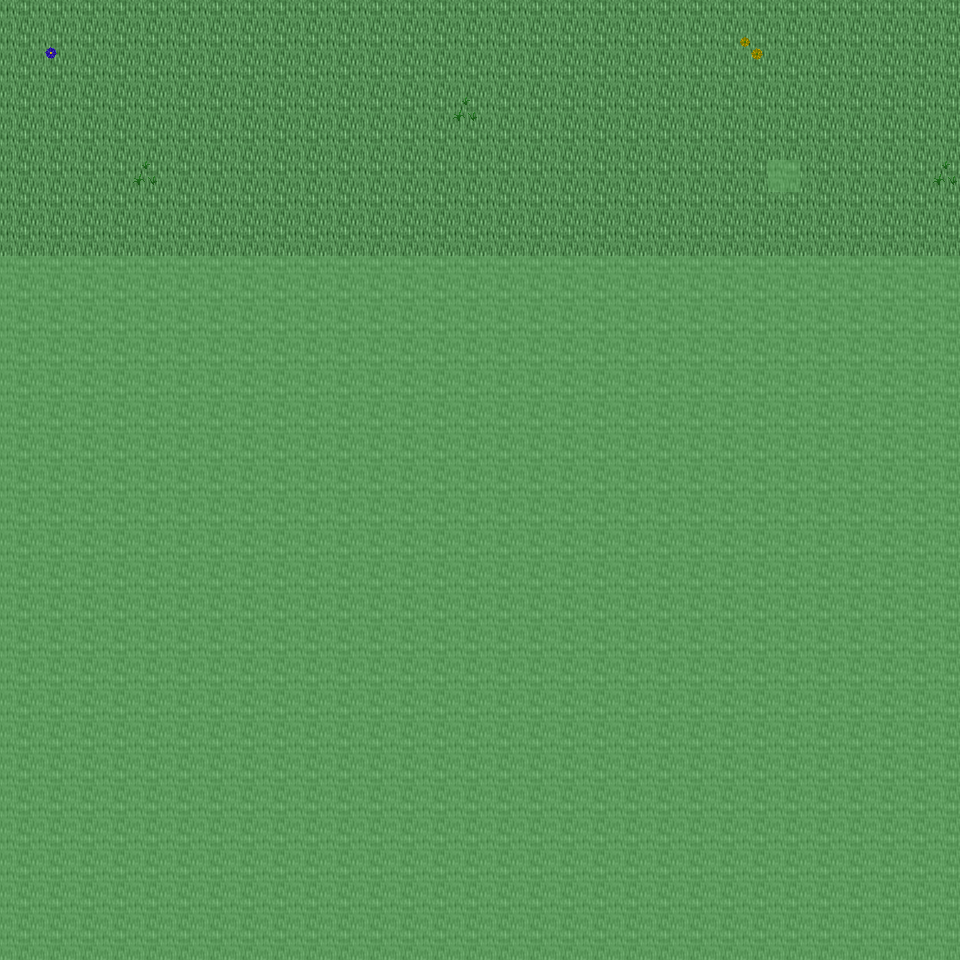

This game map was drawn from its Tiled (.tmx) file and the tilesets committed beside it. A one-line description and the trimmed map source follow:
An orthogonal 30x30 tile map with 32x32 px tiles, 6 tile layers (Ground, Object, Object2, Above, ...), 24 tilesets and 3 objects (3x mapchange).

<map version="1.0" orientation="orthogonal" renderorder="right-down" width="30" height="30" tilewidth="32" tileheight="32" nextobjectid="4">
  <tileset firstgid="1" name="tileset_ground_ground" tilewidth="32" tileheight="32" tilecount="33" columns="3">
    <image source="../drawable/tileset_ground_ground.png" width="96" height="352" />
  </tileset>
  <tileset firstgid="34" name="tileset_ground_water_pool" tilewidth="32" tileheight="32" tilecount="72" columns="3">
    <image source="../drawable/tileset_ground_water_pool.png" width="96" height="768" />
  </tileset>
  <tileset firstgid="106" name="tileset_ground_earth_edges" tilewidth="32" tileheight="32" tilecount="18" columns="6">
    <image source="../drawable/tileset_ground_earth_edges.png" width="192" height="96" />
  </tileset>
  <tileset firstgid="124" name="tileset_ground_grass_edges" tilewidth="32" tileheight="32" tilecount="36" columns="12">
    <image source="../drawable/tileset_ground_grass_edges.png" width="384" height="96" />
  </tileset>
  <tileset firstgid="160" name="tileset_ground_grass_corners" tilewidth="32" tileheight="32" tilecount="24" columns="6">
    <image source="../drawable/tileset_ground_grass_corners.png" width="192" height="128" />
  </tileset>
  <tileset firstgid="184" name="tileset_ground_water_pool_corners" tilewidth="32" tileheight="32" tilecount="72" columns="3">
    <image source="../drawable/tileset_ground_water_pool_corners.png" width="96" height="768" />
  </tileset>
  <tileset firstgid="256" name="tileset_furniture_carpet_carpets" tilewidth="32" tileheight="32" tilecount="8" columns="4">
    <image source="../drawable/tileset_furniture_carpet_carpets.png" width="128" height="64" />
  </tileset>
  <tileset firstgid="264" name="tileset_ground_ridge_earth_dark" tilewidth="32" tileheight="32" tilecount="96" columns="12">
    <image source="../drawable/tileset_ground_ridge_earth_dark.png" width="384" height="256" />
  </tileset>
  <tileset firstgid="360" name="tileset_ground_ridge_earth_pale" tilewidth="32" tileheight="32" tilecount="96" columns="12">
    <image source="../drawable/tileset_ground_ridge_earth_pale.png" width="384" height="256" />
  </tileset>
  <tileset firstgid="456" name="tileset_plant_grasses" tilewidth="32" tileheight="32" tilecount="6" columns="3">
    <image source="../drawable/tileset_plant_grasses.png" width="96" height="64" />
  </tileset>
  <tileset firstgid="462" name="tileset_plant_flower_daisy_red" tilewidth="32" tileheight="32" tilecount="8" columns="2">
    <image source="../drawable/tileset_plant_flower_daisy_red.png" width="64" height="128" />
  </tileset>
  <tileset firstgid="470" name="tileset_plant_flower_daisy_blue" tilewidth="32" tileheight="32" tilecount="8" columns="2">
    <image source="../drawable/tileset_plant_flower_daisy_blue.png" width="64" height="128" />
  </tileset>
  <tileset firstgid="478" name="tileset_plant_flower_daisy_yellow" tilewidth="32" tileheight="32" tilecount="8" columns="2">
    <image source="../drawable/tileset_plant_flower_daisy_yellow.png" width="64" height="128" />
  </tileset>
  <tileset firstgid="486" name="tileset_plant_bush_bushes" tilewidth="32" tileheight="32" tilecount="10" columns="5">
    <image source="../drawable/tileset_plant_bush_bushes.png" width="160" height="64" />
  </tileset>
  <tileset firstgid="496" name="tileset_furniture_table_long_side_on_pale" tilewidth="32" tileheight="32" tilecount="3" columns="3">
    <image source="../drawable/tileset_furniture_table_long_side_on_pale.png" width="96" height="32" />
  </tileset>
  <tileset firstgid="499" name="tileset_plant_stump_small_stump" tilewidth="32" tileheight="32" tilecount="4" columns="2">
    <image source="../drawable/tileset_plant_stump_small_stump.png" width="64" height="64" />
  </tileset>
  <tileset firstgid="503" name="tileset_ground_rock_rocks_2" tilewidth="32" tileheight="32" tilecount="4" columns="2">
    <image source="../drawable/tileset_ground_rock_rocks_2.png" width="64" height="64" />
  </tileset>
  <tileset firstgid="507" name="tileset_ground_ladder_vertical_dark" tilewidth="32" tileheight="32" tilecount="3" columns="3">
    <image source="../drawable/tileset_ground_ladder_vertical_dark.png" width="96" height="32" />
  </tileset>
  <tileset firstgid="510" name="tileset_item_statue_green_stone" tilewidth="32" tileheight="32" tilecount="12" columns="4">
    <image source="../drawable/tileset_item_statue_green_stone.png" width="128" height="96" />
  </tileset>
  <tileset firstgid="522" name="tileset_logic_collision" tilewidth="32" tileheight="32" tilecount="1" columns="1">
    <image source="../drawable/tileset_logic_collision.png" width="32" height="32" />
  </tileset>
  <tileset firstgid="523" name="tileset_furniture_table_long_front_on_pale" tilewidth="32" tileheight="32" tilecount="3" columns="1">
    <image source="../drawable/tileset_furniture_table_long_front_on_pale.png" width="32" height="96" />
  </tileset>
  <tileset firstgid="526" name="tileset_furniture_light_flames" tilewidth="32" tileheight="32" tilecount="6" columns="6">
    <image source="../drawable/tileset_furniture_light_flames.png" width="192" height="32" />
  </tileset>
  <tileset firstgid="532" name="tileset_ground_green_paving" tilewidth="32" tileheight="32" tilecount="18" columns="3">
    <image source="../drawable/tileset_ground_green_paving.png" width="96" height="192" />
  </tileset>
  <tileset firstgid="550" name="tileset_building_castle" tilewidth="32" tileheight="32" tilecount="320" columns="20">
    <image source="../drawable/tileset_building_castle.png" width="640" height="512" />
  </tileset>
  <layer name="Ground" width="30" height="30">
    <data>[900 cells, 240 non-empty, 1 distinct tile ids]</data>
  </layer>
  <layer name="Object" width="30" height="30">
    <data>[900 cells, 0 non-empty, 0 distinct tile ids]</data>
  </layer>
  <layer name="Object2" width="30" height="30">
    <data>[900 cells, 6 non-empty, 4 distinct tile ids]</data>
  </layer>
  <layer name="Above" width="30" height="30">
    <data>[900 cells, 0 non-empty, 0 distinct tile ids]</data>
  </layer>
  <layer name="Above2" width="30" height="30">
    <data>[900 cells, 0 non-empty, 0 distinct tile ids]</data>
  </layer>
  <layer name="Walkable" width="30" height="30">
    <data>[900 cells, 661 non-empty, 1 distinct tile ids]</data>
  </layer>
  <objectgroup name="MapEvents">
    <object id="1" name="north" type="mapchange" x="0" y="0" width="960" height="32">
      <properties>
        <property name="map" value="0_ados_mountain_n2_w2_x1_y3" />
        <property name="place" value="south" />
      </properties>
    </object>
    <object id="2" name="west" type="mapchange" x="0" y="0" width="32" height="256">
      <properties>
        <property name="map" value="0_ados_mountain_n2_w2_x0_y4" />
        <property name="place" value="east" />
      </properties>
    </object>
    <object id="3" name="east" type="mapchange" x="928" y="0" width="32" height="256">
      <properties>
        <property name="map" value="0_ados_mountain_n2_w2_x2_y4" />
        <property name="place" value="west" />
      </properties>
    </object>
  </objectgroup>
</map>
